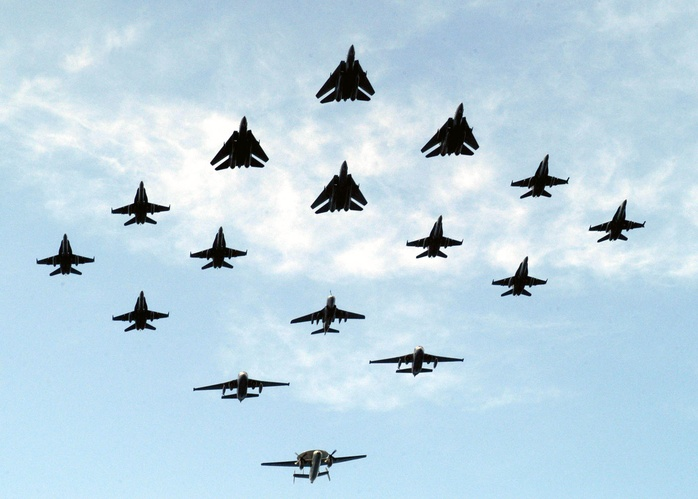
#> input picture Lab2/Samoloty/planes/samolot00.jpg, 698 x 499 px, shrunk from 2100 x 1500 before the run, found by its file name
$ python planescolor.py
#> lines starting #> are read from the running program, lines starting #| are printed output that depends on the picture; after the words box and inside, x2 and y2 are one past the last pixel; in counts of white or black regions, pixels touching at a corner belong together
import cv2
from matplotlib import pyplot as plt
from pathlib import Path
import numpy as np


PLANE_THRESHOLDS = [
    120, 80, 190, 60, 50, 120,
    50, 90, 60, 180, 180, 160,
    200, 60, 80, 60, 90, 100,
]
THRESHOLD_MODES = ["gray"] * 18
THRESHOLD_MODES[6] = "combined"
COMBINED_GRAY_THRESHOLD = 130
CLOSE_ITERATIONS = [
    2, 1, 2, 1, 1, 1,
    1, 1, 1, 1, 1, 1,
    1, 1, 1, 1, 1, 1,
]
CLOSE_KERNEL_SIZES = {3: 5, 4: 11}
BORDER_CONTOUR_IMAGES = {4}


def utworz_maske(image, threshold, threshold_mode, close_iterations,close_kernel_size):
    if threshold_mode == "gray":
        channel = cv2.cvtColor(image, cv2.COLOR_BGR2GRAY)
        mask = cv2.threshold(channel, threshold, 255, cv2.THRESH_BINARY_INV)[1]
    elif threshold_mode == "saturation":
        hsv = cv2.cvtColor(image, cv2.COLOR_BGR2HSV)
        channel = hsv[:, :, 1]
        mask = cv2.threshold(channel, threshold, 255, cv2.THRESH_BINARY_INV)[1]
    elif threshold_mode == "combined":
        gray = cv2.cvtColor(image, cv2.COLOR_BGR2GRAY)
        saturation = cv2.cvtColor(image, cv2.COLOR_BGR2HSV)[:, :, 1]
        gray_mask = cv2.threshold(gray, COMBINED_GRAY_THRESHOLD, 255, cv2.THRESH_BINARY_INV)[1]
        saturation_mask = cv2.threshold(saturation, threshold, 255, cv2.THRESH_BINARY_INV)[1]
        mask = cv2.bitwise_or(gray_mask, saturation_mask)
    else:
        raise ValueError(f"Unknown threshold mode: {threshold_mode}")

    open_kernel = cv2.getStructuringElement(cv2.MORPH_ELLIPSE, (3, 3))
    mask = cv2.morphologyEx(mask, cv2.MORPH_OPEN, open_kernel)

    if close_iterations > 0:
        close_kernel = cv2.getStructuringElement(cv2.MORPH_ELLIPSE, (close_kernel_size, close_kernel_size))
        mask = cv2.morphologyEx(mask, cv2.MORPH_CLOSE, close_kernel, iterations=close_iterations)
    return mask


def znajdz_kontury(mask, image, ignore_border):
    found_contours, _ = cv2.findContours(mask, cv2.RETR_EXTERNAL, cv2.CHAIN_APPROX_SIMPLE)
    height, width = image.shape[:2]
    contours = []
    for contour in found_contours:
        if cv2.contourArea(contour) < 500:
            continue
        x, y, contour_width, contour_height = cv2.boundingRect(contour)
        touches_border = (
            x == 0
            or y == 0
            or x + contour_width >= width
            or y + contour_height >= height
        )
        if ignore_border and touches_border:
            continue
        contours.append(contour)
    return contours


def mozaika(images, thresholds):
    fig, axes = plt.subplots(3, 6, figsize=(18, 6))

    i = 0
    for ax in axes.flat:
        image = images[i]
        threshold = thresholds[i]
        threshold_mode = THRESHOLD_MODES[i]
        close_iterations = CLOSE_ITERATIONS[i]
        close_kernel_size = CLOSE_KERNEL_SIZES.get(i, 3)

        mask = utworz_maske(image, threshold, threshold_mode, close_iterations, close_kernel_size)
        contours = znajdz_kontury(mask, image, i in BORDER_CONTOUR_IMAGES)

        result = image.copy()
        centroids = []
        for plane_index, contour in enumerate(contours):
            hue = int(179 * plane_index / max(len(contours), 1))
            hsv_color = np.uint8([[[hue, 220, 255]]])
            color = []
            for channel in cv2.cvtColor(hsv_color, cv2.COLOR_HSV2BGR)[0, 0]:
                color.append(int(channel))
            color = tuple(color)
            moments = cv2.moments(contour)
            centroid = (round(moments["m10"] / moments["m00"]), round(moments["m01"] / moments["m00"]),)
            centroids.append((contour, centroid, color))

        for contour, centroid, color in centroids:
            cv2.drawContours(result, [contour], -1, color, 2)
            radius = max(7, round(min(image.shape[:2]) * 0.012))
            cv2.circle(result, centroid, radius + 2, (0, 0, 0), cv2.FILLED)
            cv2.circle(result, centroid, radius, (255, 255, 255), cv2.FILLED)

        ax.imshow(cv2.cvtColor(result, cv2.COLOR_BGR2RGB))
        ax.axis("off")

        i += 1
#> this loop made 7 passes
#> (threshold, threshold_mode, close_iterations, close_kernel_size, height in znajdz_kontury, width in znajdz_kontury) on passes 1 to 6: (120, 'gray', 2, 3, 499, 698), (80, 'gray', 1, 3, 178, 266), (190, 'gray', 2, 3, 178, 266), (60, 'gray', 1, 5, 499, 699), (50, 'gray', 1, 11, 652, 1000), (120, 'gray', 1, 3, 499, 698)
#> (threshold, threshold_mode, close_iterations, close_kernel_size) on pass 7: (50, 'combined', 1, 3)
#> pass 1, in utworz_maske, `channel = cv2.cvtColor(image, cv2.COLOR_BGR2GRAY)`:
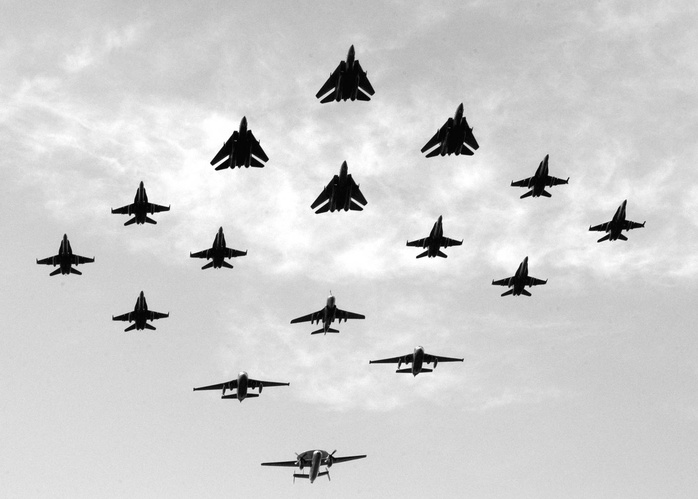
#> channel: shape (499, 698); min 0, max 255, mean 207.2
#> pass 1, in utworz_maske, `mask = cv2.threshold(channel, threshold, 255, cv2.THRESH_BINARY_INV)[1]`:
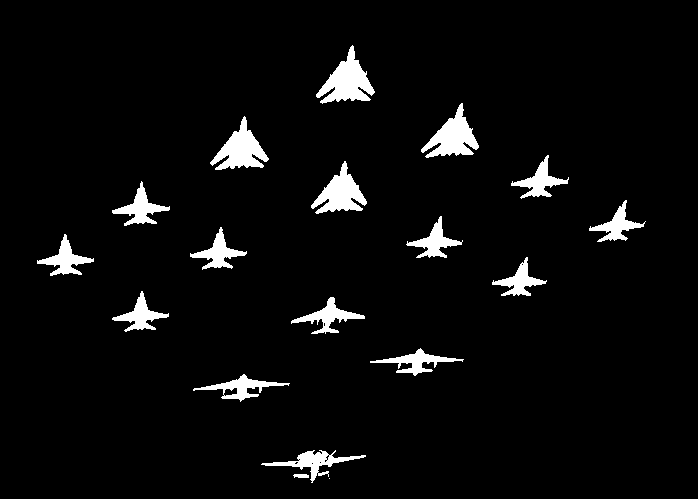
#> mask: shape (499, 698); 4.5% white; 18 white regions (1 under 20 px), largest, box (x1, y1, x2, y2) and area: (316, 45, 375, 104) 1623, (421, 103, 479, 158) 1461, (210, 116, 269, 170) 1452
#> pass 1, in utworz_maske, `mask = cv2.morphologyEx(mask, cv2.MORPH_OPEN, open_kernel)`:
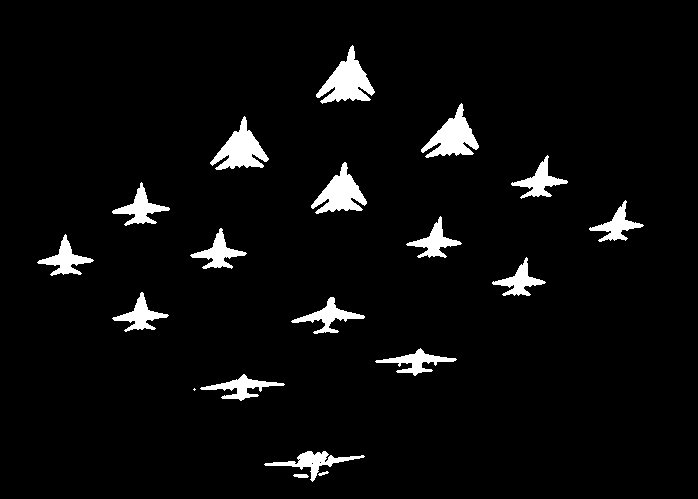
#> mask: shape (499, 698); 4.4% white; 19 white regions (1 under 20 px), largest, box (x1, y1, x2, y2) and area: (316, 45, 375, 104) 1615, (421, 103, 479, 158) 1456, (210, 116, 269, 170) 1448
#> pass 1, in utworz_maske, `mask = cv2.morphologyEx(mask, cv2.MORPH_CLOSE, close_kernel, iteration..`:
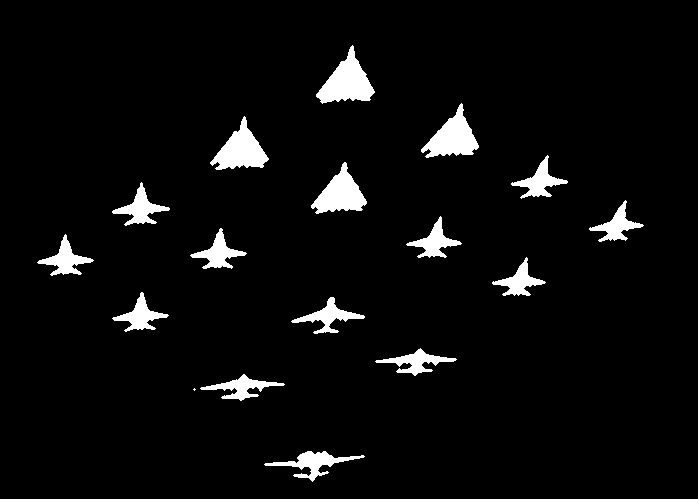
#> mask: shape (499, 698); 4.6% white; 17 white regions (1 under 20 px), largest, box (x1, y1, x2, y2) and area: (316, 45, 375, 104) 1714, (421, 103, 479, 158) 1535, (210, 116, 269, 170) 1531
#> after the loop:
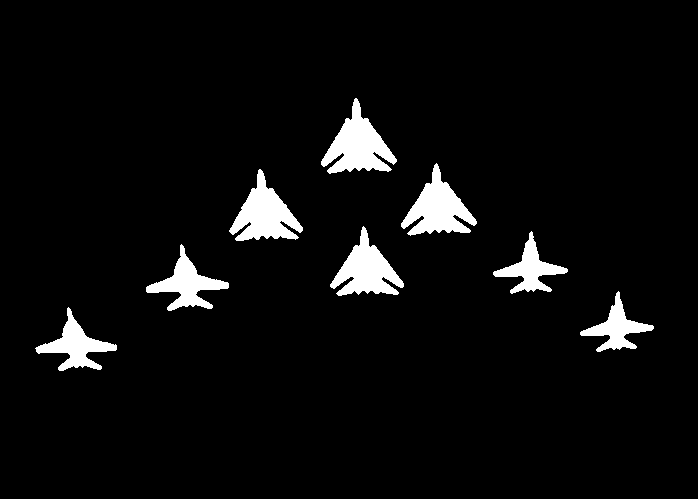
#> mask: shape (499, 698); 4.9% white; 8 white regions, largest, box (x1, y1, x2, y2) and area: (321, 98, 397, 174) 2735, (229, 169, 303, 241) 2579, (401, 163, 477, 236) 2567
#> after the loop:
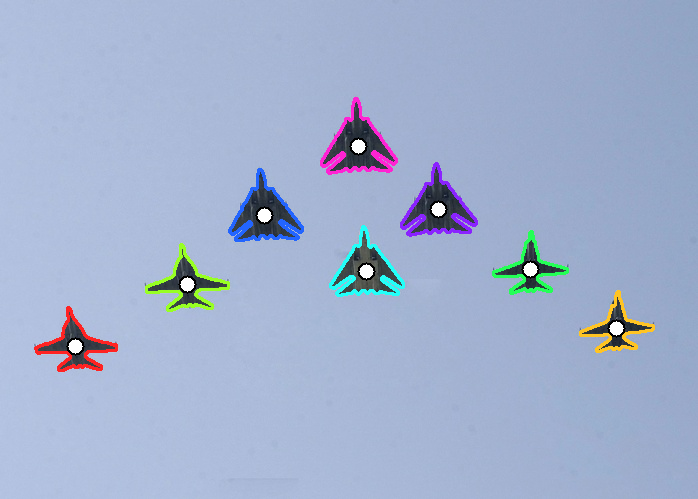
#> result: shape (499, 698, 3); mean of channels 0, 1, 2 206.3, 176.3, 161.4; drawn as B, G, R

    fig.subplots_adjust(left=0, right=1, bottom=0, top=1, wspace=0, hspace=0)
    output_path = Path(__file__).resolve().parent / "color_planes_conturs.pdf"
    fig.savefig(output_path)
    plt.show()


def main():
    planes = [
        "samolot00.jpg", "samolot01.jpg", "samolot02.jpg",
        "samolot03.jpg", "samolot04.jpg", "samolot05.jpg",
        "samolot06.jpg", "samolot07.jpg", "samolot08.jpg",
        "samolot09.jpg", "samolot10.jpg", "samolot11.jpg",
        "samolot12.jpg", "samolot13.jpg", "samolot14.jpg",
        "samolot15.jpg", "samolot16.jpg", "samolot17.jpg",
    ]
    images = []

    for plane in planes:
        path = Path(__file__).resolve().parent / "Samoloty" / "planes" / plane
        images.append(cv2.imread(str(path)))

    mozaika(images, PLANE_THRESHOLDS)

#> (the run stopped early here; a loop or call above may not have finished)
